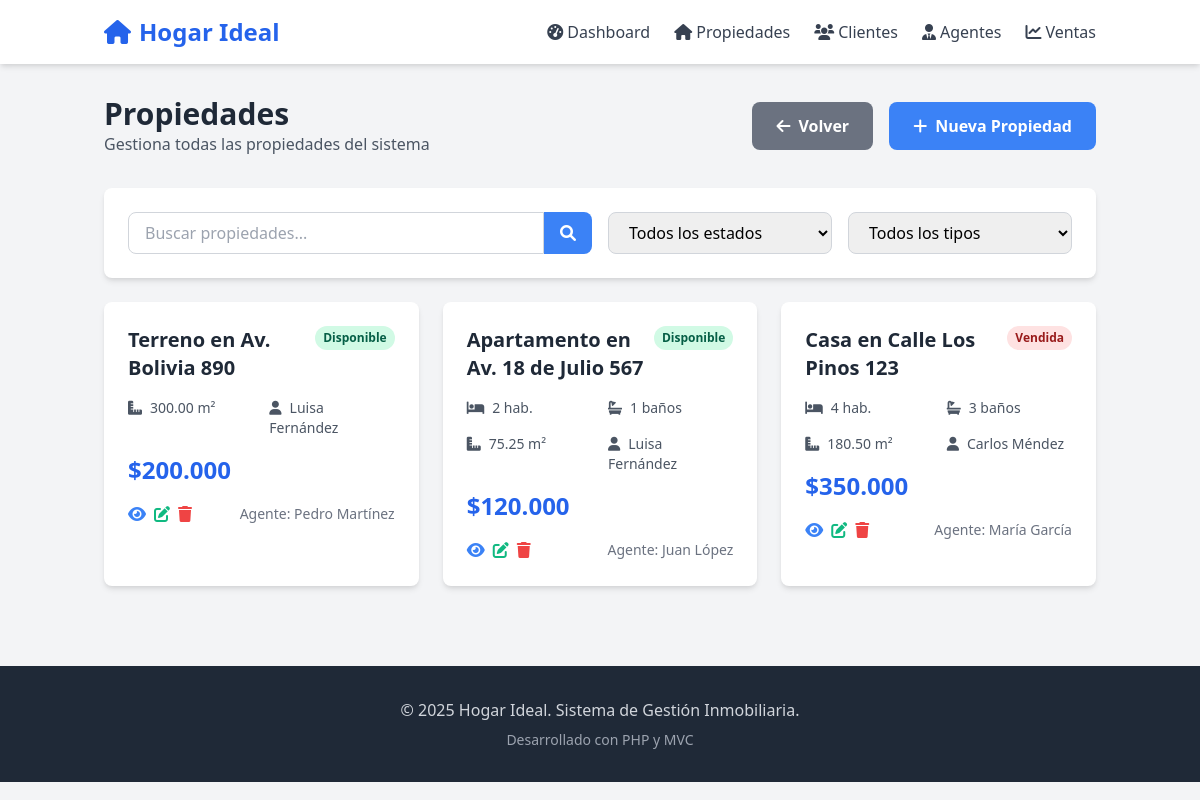
The page /index.php?controller=propiedad&action=index on the database as committed earlier.
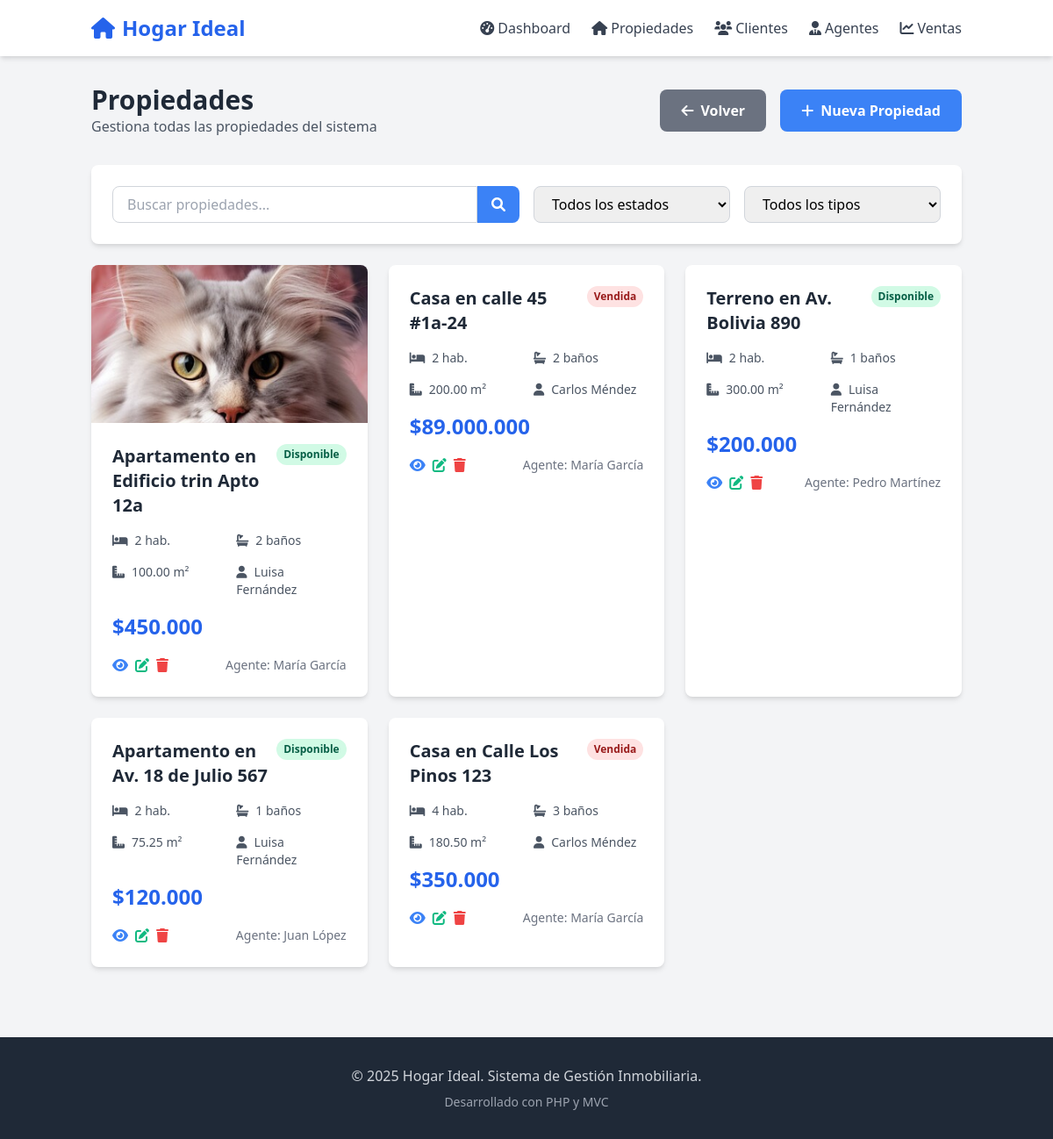
The same page on the database as committed later.
### tables this page shows
CREATE TABLE `propiedad` (
  `id_propiedad` int NOT NULL,
  `tipo` enum('casa','apartamento','terreno','local') NOT NULL,
  `direccion` varchar(200) NOT NULL,
  `habitaciones` int DEFAULT NULL,
  `banos` int DEFAULT NULL,
  `superficie` decimal(10,2) NOT NULL,
  `precio` decimal(12,2) NOT NULL,
  `portada` varchar(255) DEFAULT NULL,
  `estado` enum('disponible','vendida') DEFAULT 'disponible',
  `id_cliente_vendedor` int NOT NULL,
  `id_agente` int NOT NULL
);

CREATE TABLE `cliente` (
  `id_cliente` int NOT NULL,
  `nombre_completo` varchar(100) NOT NULL,
  `direccion` varchar(200) NOT NULL,
  `telefono` varchar(20) NOT NULL,
  `email` varchar(100) DEFAULT NULL,
  `tipo` enum('Comprador','Vendedor','Ambos') NOT NULL
);

CREATE TABLE `agente` (
  `id_agente` int NOT NULL,
  `nombre_completo` varchar(100) NOT NULL,
  `telefono` varchar(20) NOT NULL,
  `email` varchar(100) DEFAULT NULL,
  `zona_asignada` varchar(50) NOT NULL,
  `activo` tinyint(1) DEFAULT '1'
);

### controllers/PropiedadController.php (called while the page is built, shortened)
<?php
require_once 'models/Propiedad.php';
class PropiedadController {
    private $propiedadModel;
    public function __construct() {
        $this->propiedadModel = new Propiedad();
    }
    public function index() {
        $estado = $_GET['estado'] ?? '';
        $tipo = $_GET['tipo'] ?? '';
        if (!empty($estado)) {
            $propiedades = $this->propiedadModel->getByEstado($estado);
        } elseif (!empty($tipo)) {
            $propiedades = $this->propiedadModel->getByTipo($tipo);
        } else {
            $propiedades = $this->propiedadModel->getAll();
        }
        include 'views/propiedades/index.php';
    }
}
?>

### includes/functions.php (called while the page is built, shortened)
<?php
function url($controller, $action = 'index', $id = null) {
    $url = "index.php?controller={$controller}&action={$action}";
    if ($id !== null) {
        $url .= "&id={$id}";
    }
    return $url;
}
?>

### models/Propiedad.php (called while the page is built, shortened)
<?php
require_once 'config/database.php';
class Propiedad {
    private $pdo;
    public function __construct() {
        global $pdo;
        $this->pdo = $pdo;
    }
    public function getAll() {
        $stmt = $this->pdo->query("SELECT p.*, c.nombre_completo as cliente_vendedor, a.nombre_completo as agente_nombre
        FROM propiedad p
        LEFT JOIN cliente c ON p.id_cliente_vendedor = c.id_cliente
        LEFT JOIN agente a ON p.id_agente = a.id_agente
        ORDER BY p.id_propiedad DESC");
        return $stmt->fetchAll(PDO::FETCH_ASSOC);
    }
}
?>

### views/propiedades/index.php (the view, shortened to what this page needs)
<div class="container mx-auto px-4 py-8">
    <div class="flex justify-between items-center mb-8">
        <div>
            <h1 class="text-3xl font-bold text-gray-800">Propiedades</h1>
            <p class="text-gray-600">Gestiona todas las propiedades del sistema</p>
        </div>
        <div class="flex gap-4">
        <a href="<?= url('home', 'index') ?>"
        class="bg-gray-500 hover:bg-gray-600 text-white px-6 py-3 rounded-lg font-semibold transition-colors">
            <i class="fas fa-arrow-left mr-2"></i>Volver
        </a>
        <a href="<?= url('propiedad', 'create') ?>"
        class="bg-blue-500 hover:bg-blue-600 text-white px-6 py-3 rounded-lg font-semibold transition-colors">
            <i class="fas fa-plus mr-2"></i>Nueva Propiedad
        </a>
        </div>
    </div>
    <div class="bg-white rounded-lg shadow-md p-6 mb-6">
        <div class="grid grid-cols-1 md:grid-cols-4 gap-4">
            <form method="GET" class="md:col-span-2">
                <div class="flex">
                    <input type="text" name="q" placeholder="Buscar propiedades..."
                        value="<?php echo htmlspecialchars($_GET['q'] ?? ''); ?>"
                        class="flex-1 border border-gray-300 rounded-l-lg px-4 py-2 focus:outline-none focus:ring-2 focus:ring-blue-500">
                    <button type="submit" class="bg-blue-500 text-white px-4 py-2 rounded-r-lg hover:bg-blue-600">
                        <i class="fas fa-search"></i>
                    </button>
                </div>
            </form>
            <select id="filtroEstado" onchange="aplicarFiltro()"
                    class="border border-gray-300 rounded-lg px-4 py-2 focus:outline-none focus:ring-2 focus:ring-blue-500">
                <option value="">Todos los estados</option>
            </select>
            <select id="filtroTipo" onchange="aplicarFiltro()"
                    class="border border-gray-300 rounded-lg px-4 py-2 focus:outline-none focus:ring-2 focus:ring-blue-500">
                <option value="">Todos los tipos</option>
            </select>
        </div>
    </div>
    <div class="grid grid-cols-1 md:grid-cols-2 lg:grid-cols-3 gap-6">
        <?php if (empty($propiedades)): ?>
            <div class="col-span-full text-center py-12">
                <i class="fas fa-home text-6xl text-gray-300 mb-4"></i>
                <h3 class="text-xl font-semibold text-gray-600 mb-2">No hay propiedades</h3>
                <p class="text-gray-500">
                    <?php if (isset($_GET['q']) || isset($_GET['estado']) || isset($_GET['tipo'])): ?>
                        No se encontraron propiedades con los filtros aplicados
                    <?php else: ?>
                        Comienza agregando tu primera propiedad
                    <?php endif; ?>
                </p>
            </div>
        <?php else: ?>
            <?php foreach ($propiedades as $propiedad): ?>
                <div class="bg-white rounded-lg shadow-md overflow-hidden hover:shadow-lg transition-shadow">
                    <?php if (!empty($propiedad['portada'])): ?>
                        <img src="<?php echo htmlspecialchars($propiedad['portada']); ?>" alt="Portada" style="width:100%; max-height:180px; object-fit:cover;">
                    <?php endif; ?>
                    <div class="p-6">
                        <div class="flex justify-between items-start mb-4">
                            <h3 class="text-xl font-semibold text-gray-800"><?php echo ucfirst($propiedad['tipo']); ?> en <?php echo htmlspecialchars($propiedad['direccion']); ?></h3>
                            <span class="px-2 py-1 text-xs font-semibold rounded-full
                                <?php echo $propiedad['estado'] === 'disponible' ? 'bg-green-100 text-green-800' : 'bg-red-100 text-red-800'; ?>">
                                <?php echo ucfirst($propiedad['estado']); ?>
                            </span>
                        </div>
                        <div class="grid grid-cols-2 gap-4 mb-4 text-sm text-gray-600">
                            <?php if ($propiedad['habitaciones']): ?>
                                <div><i class="fas fa-bed mr-2"></i><?php echo $propiedad['habitaciones']; ?> hab.</div>
                            <?php endif; ?>
                            <?php if ($propiedad['banos']): ?>
                                <div><i class="fas fa-bath mr-2"></i><?php echo $propiedad['banos']; ?> baños</div>
                            <?php endif; ?>
                            <div><i class="fas fa-ruler-combined mr-2"></i><?php echo $propiedad['superficie']; ?> m²</div>
                            <div><i class="fas fa-user mr-2"></i><?php echo htmlspecialchars($propiedad['cliente_vendedor'] ?? 'N/A'); ?></div>
                        </div>
                        <div class="text-2xl font-bold text-blue-600 mb-4">
                            $<?php echo number_format($propiedad['precio'], 0, ',', '.'); ?>
                        </div>
                        <div class="flex justify-between items-center">
                            <div class="flex space-x-2">
                                <a href="<?= url('propiedad', 'show', $propiedad['id_propiedad']) ?>"
                                   class="text-blue-500 hover:text-blue-700">
                                    <i class="fas fa-eye"></i>
                                </a>
                                <a href="<?= url('propiedad', 'edit', $propiedad['id_propiedad']) ?>"
                                   class="text-green-500 hover:text-green-700">
                                    <i class="fas fa-edit"></i>
                                </a>
                                <a href="<?= url('propiedad', 'delete', $propiedad['id_propiedad']) ?>"
                                   class="text-red-500 hover:text-red-700"
                                   onclick="return confirm('¿Estás seguro de que quieres eliminar esta propiedad?')">
                                    <i class="fas fa-trash"></i>
                                </a>
                            </div>
                            <span class="text-sm text-gray-500">Agente: <?php echo htmlspecialchars($propiedad['agente_nombre'] ?? 'N/A'); ?></span>
                        </div>
                    </div>
                </div>
            <?php endforeach; ?>
        <?php endif; ?>
    </div>
</div>
<?php
$content = ob_get_clean();
include 'views/layouts/main.php';
?>

### index.php (shortened to what this page needs)
<?php
require_once 'includes/functions.php';
$controller = $_GET['controller'] ?? 'home';
$action = $_GET['action'] ?? 'index';
$id = $_GET['id'] ?? null;
$controllers = [
    'home' => 'HomeController',
    'propiedad' => 'PropiedadController',
    'propiedades' => 'PropiedadController',
    'cliente' => 'ClienteController',
    'clientes' => 'ClienteController',
    'agente' => 'AgenteController',
    'agentes' => 'AgenteController',
    'venta' => 'VentaController',
    'ventas' => 'VentaController'
];
$controllerFile = 'controllers/' . $controllers[$controller] . '.php';
if (file_exists($controllerFile)) {
    $controllerInstance = new $controllerClass();
    if (method_exists($controllerInstance, $action)) {
        if ($id !== null) {
            $controllerInstance->$action($id);
        } else {
            $controllerInstance->$action();
        }
    } else {
        http_response_code(404);
        include 'views/errors/404.php';
    }
} else {
    include 'views/errors/404.php';
}
?>

### views/layouts/main.php (shortened to what this page needs)
<!DOCTYPE html>
<html lang="es">
<head>
    <link href="https://cdn.jsdelivr.net/npm/tailwindcss@2.2.19/dist/tailwind.min.css" rel="stylesheet">
    <link rel="stylesheet" href="https://cdnjs.cloudflare.com/ajax/libs/font-awesome/6.0.0/css/all.min.css">
</head>
<body class="bg-gray-100">
    <nav class="bg-white shadow-md">
        <div class="container mx-auto px-4">
            <div class="flex justify-between items-center py-4">
                <div class="flex items-center">
                    <a href="index.php" class="text-2xl font-bold text-blue-600">
                        <i class="fas fa-home mr-2"></i>Hogar Ideal
                    </a>
                </div>
                <div class="hidden md:flex space-x-6">
                    <a href="<?= url('home', 'index') ?>"
                        class="text-gray-700 hover:text-blue-600 transition-colors">
                        <i class="fas fa-tachometer-alt mr-1"></i>Dashboard
                    </a>
                    <a href="<?= url('propiedad', 'index') ?>"
                        class="text-gray-700 hover:text-blue-600 transition-colors">
                        <i class="fas fa-home mr-1"></i>Propiedades
                    </a>
                    <a href="<?= url('cliente', 'index') ?>"
                        class="text-gray-700 hover:text-blue-600 transition-colors">
                        <i class="fas fa-users mr-1"></i>Clientes
                    </a>
                    <a href="<?= url('agente', 'index') ?>"
                        class="text-gray-700 hover:text-blue-600 transition-colors">
                        <i class="fas fa-user-tie mr-1"></i>Agentes
                    </a>
                    <a href="<?= url('venta', 'index') ?>"
                        class="text-gray-700 hover:text-blue-600 transition-colors">
                        <i class="fas fa-chart-line mr-1"></i>Ventas
                    </a>
                </div>
            </div>
        </div>
    </nav>
    <main>
        <?php echo $content; ?>
    </main>
    <footer class="bg-gray-800 text-white py-8 mt-12">
        <div class="container mx-auto px-4">
            <div class="text-center">
                <p class="text-gray-300">&copy; <?php echo date('Y'); ?> Hogar Ideal. Sistema de Gestión Inmobiliaria.</p>
                <p class="text-gray-400 text-sm mt-2">Desarrollado con PHP y MVC</p>
            </div>
        </div>
    </footer>
</body>
</html>

Rows that differ between the two databases and show on the page:
added propiedad: portada (picture), tipo "Apartamento", direccion "Edificio trin Apto 12a", estado "Disponible", habitaciones "2", banos "2", superficie "100.00", id_cliente_vendedor.nombre_completo "Luisa Fernández", precio "450.000", id_agente.nombre_completo "María García"
added propiedad: tipo "Casa", direccion "calle 45 #1a-24", estado "Vendida", habitaciones "2", banos "2", superficie "200.00", id_cliente_vendedor.nombre_completo "Carlos Méndez", precio "89.000.000", id_agente.nombre_completo "María García"
changed propiedad "Terreno": habitaciones (not shown) → "2"; banos (not shown) → "1"
